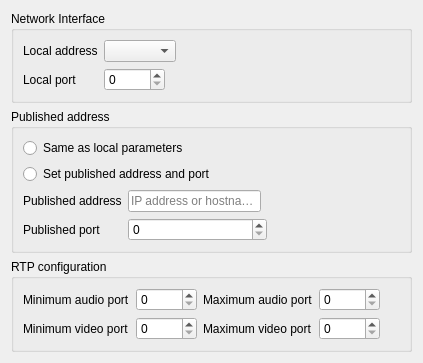
<?xml version="1.0" encoding="UTF-8"?>
<ui version="4.0">
 <class>NetworkPage</class>
 <widget class="QWidget" name="NetworkPage">
  <property name="geometry">
   <rect>
    <x>0</x>
    <y>0</y>
    <width>423</width>
    <height>359</height>
   </rect>
  </property>
  <property name="windowTitle">
   <string>Form</string>
  </property>
  <layout class="QVBoxLayout" name="verticalLayout">
   <item>
    <widget class="QGroupBox" name="groupBox_2">
     <property name="title">
      <string>Network Interface</string>
     </property>
     <layout class="QFormLayout" name="formLayout_2">
      <property name="fieldGrowthPolicy">
       <enum>QFormLayout::ExpandingFieldsGrow</enum>
      </property>
      <item row="0" column="0">
       <widget class="QLabel" name="label_ni_local_address">
        <property name="text">
         <string>Local address</string>
        </property>
       </widget>
      </item>
      <item row="0" column="1">
       <widget class="AutoComboBox" name="m_pNetworkInterfaces"/>
      </item>
      <item row="1" column="0">
       <widget class="QLabel" name="label_ni_local_port">
        <property name="text">
         <string>Local port</string>
        </property>
       </widget>
      </item>
      <item row="1" column="1">
       <widget class="QSpinBox" name="kcfg_port">
        <property name="maximum">
         <number>65535</number>
        </property>
       </widget>
      </item>
     </layout>
    </widget>
   </item>
   <item>
    <widget class="QGroupBox" name="groupBox_3">
     <property name="title">
      <string>Published address</string>
     </property>
     <layout class="QGridLayout" name="gridLayout_10">
      <item row="0" column="0" colspan="3">
       <widget class="QRadioButton" name="kcfg_sameasLocal">
        <property name="text">
         <string>Same as local parameters</string>
        </property>
       </widget>
      </item>
      <item row="1" column="0" rowspan="2" colspan="3">
       <widget class="QRadioButton" name="radioButton_pa_custom">
        <property name="text">
         <string>Set published address and port</string>
        </property>
       </widget>
      </item>
      <item row="3" column="0">
       <widget class="QLabel" name="label_published_address">
        <property name="text">
         <string>Published address</string>
        </property>
       </widget>
      </item>
      <item row="4" column="0">
       <widget class="QLabel" name="label_pa_published_port">
        <property name="text">
         <string>Published port</string>
        </property>
       </widget>
      </item>
      <item row="4" column="1" colspan="2">
       <widget class="QSpinBox" name="kcfg_publishPort">
        <property name="maximum">
         <number>65535</number>
        </property>
       </widget>
      </item>
      <item row="3" column="1">
       <widget class="QLineEdit" name="kcfg_publishAddr">
        <property name="placeholderText">
         <string>IP address or hostname</string>
        </property>
       </widget>
      </item>
      <item row="3" column="3">
       <spacer name="horizontalSpacer_9">
        <property name="orientation">
         <enum>Qt::Horizontal</enum>
        </property>
        <property name="sizeHint" stdset="0">
         <size>
          <width>40</width>
          <height>20</height>
         </size>
        </property>
       </spacer>
      </item>
     </layout>
    </widget>
   </item>
   <item>
    <widget class="QGroupBox" name="groupBox_7">
     <property name="title">
      <string>RTP configuration</string>
     </property>
     <layout class="QGridLayout" name="gridLayout_13">
      <item row="0" column="1">
       <widget class="QSpinBox" name="kcfg_audioPortMin">
        <property name="maximum">
         <number>65535</number>
        </property>
       </widget>
      </item>
      <item row="0" column="0">
       <widget class="QLabel" name="m_pMinAudioPortL">
        <property name="text">
         <string>Minimum audio port</string>
        </property>
       </widget>
      </item>
      <item row="0" column="4">
       <spacer name="horizontalSpacer_2">
        <property name="orientation">
         <enum>Qt::Horizontal</enum>
        </property>
        <property name="sizeHint" stdset="0">
         <size>
          <width>40</width>
          <height>20</height>
         </size>
        </property>
       </spacer>
      </item>
      <item row="0" column="3">
       <widget class="QSpinBox" name="kcfg_audioPortMax">
        <property name="maximum">
         <number>65535</number>
        </property>
       </widget>
      </item>
      <item row="1" column="1">
       <widget class="QSpinBox" name="kcfg_videoPortMin">
        <property name="maximum">
         <number>65535</number>
        </property>
       </widget>
      </item>
      <item row="1" column="3">
       <widget class="QSpinBox" name="kcfg_videoPortMax">
        <property name="maximum">
         <number>65535</number>
        </property>
       </widget>
      </item>
      <item row="1" column="0">
       <widget class="QLabel" name="m_pMinVideoPortL">
        <property name="text">
         <string>Minimum video port</string>
        </property>
       </widget>
      </item>
      <item row="0" column="2">
       <widget class="QLabel" name="m_pMaxAudioPortL">
        <property name="text">
         <string>Maximum audio port</string>
        </property>
       </widget>
      </item>
      <item row="1" column="2">
       <widget class="QLabel" name="m_pMaxVideoPortL">
        <property name="text">
         <string>Maximum video port</string>
        </property>
       </widget>
      </item>
     </layout>
    </widget>
   </item>
   <item>
    <spacer name="verticalSpacer_6">
     <property name="orientation">
      <enum>Qt::Vertical</enum>
     </property>
     <property name="sizeHint" stdset="0">
      <size>
       <width>20</width>
       <height>222</height>
      </size>
     </property>
    </spacer>
   </item>
  </layout>
 </widget>
 <customwidgets>
  <customwidget>
   <class>AutoComboBox</class>
   <extends>QComboBox</extends>
   <header>widgets/autocombobox.h</header>
  </customwidget>
 </customwidgets>
 <resources/>
 <connections>
  <connection>
   <sender>radioButton_pa_custom</sender>
   <signal>toggled(bool)</signal>
   <receiver>kcfg_publishAddr</receiver>
   <slot>setEnabled(bool)</slot>
   <hints>
    <hint type="sourcelabel">
     <x>97</x>
     <y>167</y>
    </hint>
    <hint type="destinationlabel">
     <x>267</x>
     <y>193</y>
    </hint>
   </hints>
  </connection>
  <connection>
   <sender>radioButton_pa_custom</sender>
   <signal>toggled(bool)</signal>
   <receiver>kcfg_publishPort</receiver>
   <slot>setEnabled(bool)</slot>
   <hints>
    <hint type="sourcelabel">
     <x>47</x>
     <y>167</y>
    </hint>
    <hint type="destinationlabel">
     <x>271</x>
     <y>219</y>
    </hint>
   </hints>
  </connection>
 </connections>
</ui>
